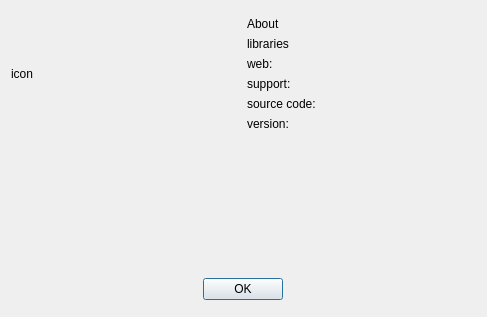
<?xml version="1.0" encoding="UTF-8"?>
<ui version="4.0">
 <class>AboutDialog</class>
 <widget class="QDialog" name="AboutDialog">
  <property name="windowModality">
   <enum>Qt::ApplicationModal</enum>
  </property>
  <property name="geometry">
   <rect>
    <x>0</x>
    <y>0</y>
    <width>487</width>
    <height>317</height>
   </rect>
  </property>
  <property name="sizePolicy">
   <sizepolicy hsizetype="Fixed" vsizetype="Fixed">
    <horstretch>0</horstretch>
    <verstretch>0</verstretch>
   </sizepolicy>
  </property>
  <property name="windowTitle">
   <string>About</string>
  </property>
  <property name="modal">
   <bool>true</bool>
  </property>
  <layout class="QVBoxLayout" name="verticalLayout_2">
   <item>
    <layout class="QHBoxLayout" name="horizontalLayout_2">
     <property name="topMargin">
      <number>6</number>
     </property>
     <property name="bottomMargin">
      <number>6</number>
     </property>
     <item>
      <widget class="QLabel" name="icon">
       <property name="text">
        <string>icon</string>
       </property>
      </widget>
     </item>
     <item>
      <layout class="QVBoxLayout" name="verticalLayout">
       <item>
        <widget class="QLabel" name="about">
         <property name="text">
          <string>About</string>
         </property>
         <property name="wordWrap">
          <bool>true</bool>
         </property>
        </widget>
       </item>
       <item>
        <widget class="QLabel" name="libraries">
         <property name="text">
          <string>libraries</string>
         </property>
         <property name="wordWrap">
          <bool>true</bool>
         </property>
        </widget>
       </item>
       <item>
        <widget class="QLabel" name="web_link">
         <property name="text">
          <string>web:</string>
         </property>
        </widget>
       </item>
       <item>
        <widget class="QLabel" name="support_links">
         <property name="text">
          <string>support:</string>
         </property>
        </widget>
       </item>
       <item>
        <widget class="QLabel" name="source_code_link">
         <property name="text">
          <string>source code:</string>
         </property>
        </widget>
       </item>
       <item>
        <widget class="QLabel" name="version">
         <property name="text">
          <string>version:</string>
         </property>
        </widget>
       </item>
      </layout>
     </item>
    </layout>
   </item>
   <item>
    <spacer name="verticalSpacer">
     <property name="orientation">
      <enum>Qt::Vertical</enum>
     </property>
     <property name="sizeHint" stdset="0">
      <size>
       <width>20</width>
       <height>40</height>
      </size>
     </property>
    </spacer>
   </item>
   <item>
    <layout class="QHBoxLayout" name="horizontalLayout">
     <property name="topMargin">
      <number>6</number>
     </property>
     <property name="bottomMargin">
      <number>6</number>
     </property>
     <item>
      <widget class="QPushButton" name="ok">
       <property name="sizePolicy">
        <sizepolicy hsizetype="Fixed" vsizetype="Fixed">
         <horstretch>0</horstretch>
         <verstretch>0</verstretch>
        </sizepolicy>
       </property>
       <property name="layoutDirection">
        <enum>Qt::LeftToRight</enum>
       </property>
       <property name="text">
        <string>OK</string>
       </property>
      </widget>
     </item>
    </layout>
   </item>
  </layout>
 </widget>
 <resources/>
 <connections/>
</ui>
